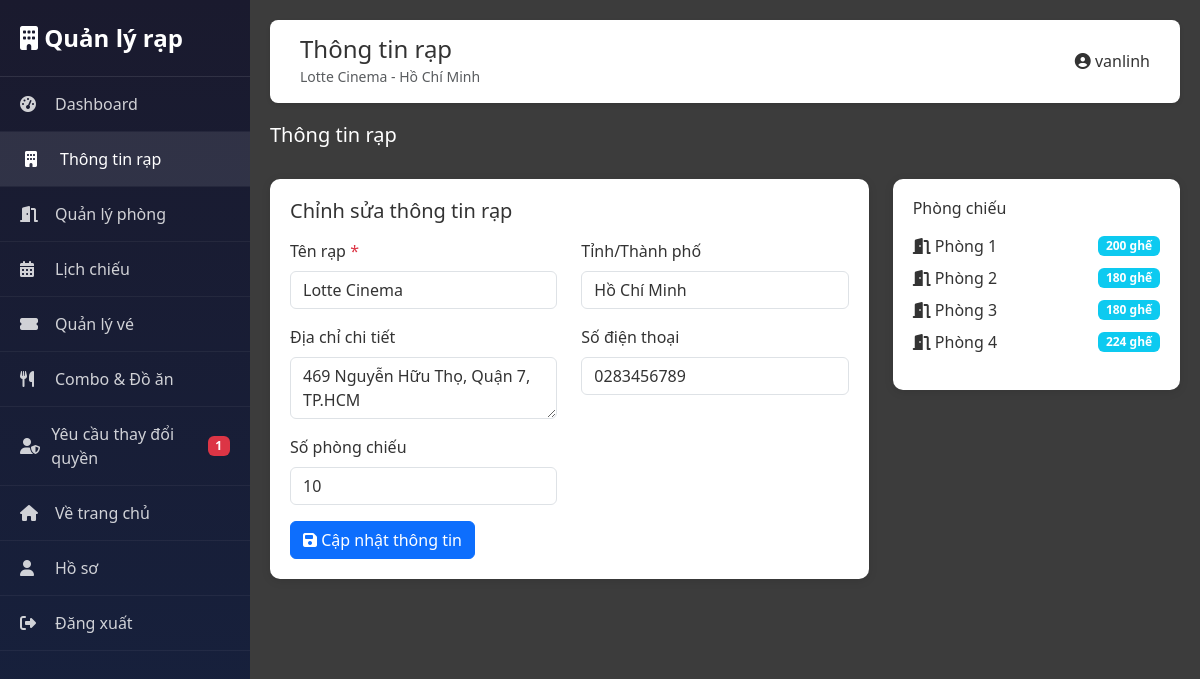
The page /?route=moderator/theater (signed in) on the database its author committed.
### tables this page shows
CREATE TABLE `theaters` (
  `id` int(11) NOT NULL,
  `name` varchar(150) NOT NULL,
  `location` varchar(255) DEFAULT NULL,
  `phone` varchar(20) DEFAULT NULL,
  `created_at` timestamp NOT NULL DEFAULT current_timestamp(),
  `total_screens` int(11) DEFAULT 1,
  `address` text DEFAULT NULL,
  `is_active` tinyint(1) DEFAULT 1
);

CREATE TABLE `users` (
  `id` int(11) NOT NULL,
  `name` varchar(100) NOT NULL,
  `email` varchar(120) NOT NULL,
  `password` varchar(255) NOT NULL,
  `avatar` varchar(255) DEFAULT NULL,
  `birthdate` date DEFAULT NULL,
  `rank` enum('Bronze','Silver','Gold','Platinum') DEFAULT 'Bronze',
  `points` int(11) DEFAULT 0,
  `subscription_id` int(11) DEFAULT NULL,
  `status` enum('active','inactive','banned') DEFAULT 'active',
  `email_verified` tinyint(1) DEFAULT 0,
  `created_at` timestamp NOT NULL DEFAULT current_timestamp(),
  `updated_at` timestamp NOT NULL DEFAULT current_timestamp() ON UPDATE current_timestamp(),
  `role` enum('user','admin','moderator','manager') DEFAULT 'user',
  `theater_id` int(11) DEFAULT NULL,
  `is_active` tinyint(1) DEFAULT 1,
  `last_login` datetime DEFAULT NULL
);

CREATE TABLE `theater_screens` (
  `id` int(11) NOT NULL,
  `theater_id` int(11) NOT NULL,
  `screen_name` varchar(100) NOT NULL,
  `total_seats` int(11) NOT NULL,
  `seat_layout` text DEFAULT NULL,
  `seat_layout_config` text DEFAULT NULL COMMENT 'JSON config for seat layout: rows, cols, vip_rows, couple_rows, etc.',
  `screen_type` enum('2D','3D','IMAX','4DX') DEFAULT '2D',
  `is_active` tinyint(1) DEFAULT 1,
  `created_at` timestamp NOT NULL DEFAULT current_timestamp()
);

### modules/admin/ModeratorController.php (called while the page is built, shortened)
<?php
require_once __DIR__ . '/../../core/AdminMiddleware.php';
require_once __DIR__ . '/../../core/Database.php';
class ModeratorController extends Controller {
    private $theaterId;
    public function __construct() {
        $user = AdminMiddleware::checkAdmin();
        $this->theaterId = AdminMiddleware::getModeratorTheater($user['id']);
    }
    protected function moderatorView($view, $data = []) {
        extract($data);
        $current_page = $data['current_page'] ?? '';
        $title = $data['title'] ?? 'Quản lý rạp';
        $user = $data['user'] ?? AdminMiddleware::checkAdmin();
        $theaterId = $this->theaterId;
        $db = Database::getInstance();
        $theater = $db->fetch("SELECT * FROM theaters WHERE id = ?", [$theaterId]);
        require_once __DIR__ . '/views/moderator/' . $view . '.php';
        $content = ob_get_clean();
        require_once __DIR__ . '/views/moderator/layout.php';
    }
    public function theater() {
        $db = Database::getInstance();
        $user = AdminMiddleware::checkAdmin();
        $theater = $db->fetch("SELECT * FROM theaters WHERE id = ?", [$this->theaterId]);
        $screens = $db->fetchAll("
            SELECT * FROM theater_screens
            WHERE theater_id = ?
            ORDER BY screen_name
        ", [$this->theaterId]);
        $this->moderatorView('theater', [
            'user' => $user,
            'theater' => $theater,
            'screens' => $screens,
            'title' => 'Thông tin rạp',
            'current_page' => 'theater'
        ]);
    }
}

### index.php (called while the page is built, shortened)
<?php
require_once __DIR__ . '/core/UrlHelper.php';
$route = $_GET['route'] ?? 'home/index';
$parts = explode('/', $route);
$controllerMap = [
    'auth' => 'AuthController',
    'profile' => 'ProfileController',
    'moderator' => 'ModeratorController',
    'notifications' => 'NotificationController'
];
$firstPart = $parts[0];
$controllerName = null;
    if (isset($controllerMap[$firstPart])) {
    $controllerName = $controllerMap[$firstPart];
} else {
    $controllerName = ucfirst($firstPart) . 'Controller';
}
$action = '';
if (count($parts) >= 3) {
    $actionPart = $parts[2];
    $actionPart = str_replace('-', ' ', $actionPart);
    $actionPart = ucwords($actionPart);
    $actionPart = str_replace(' ', '', $actionPart);
    $action = $parts[1] . $actionPart;
} else {
    $action = $parts[1] ?? 'index';
}
try {
    $controller = new $controllerName();
    $controller->$action();
} catch (Exception $e) {
    error_log("Error in routing: " . $e->getMessage());
    error_log("Route: $route, Controller: $controllerName, Action: $action");
    error_log("Stack trace: " . $e->getTraceAsString());
    if ($controllerName !== 'HomeController') {
        $controllerName = 'HomeController';
        $controller = new $controllerName();
        $controller->index();
    } else {
        print_r($e);
        die('Error: Controller not found');
    }
}
?>

### core/Database.php (called while the page is built, shortened)
<?php
class Database {
    private static $instance = null;
    private $pdo;
    private $host = 'localhost';
    private $port = 3306;
    private $dbname = 'cinehub';
    private $username = 'root';
    private $password = '';
    private $charset = 'utf8mb4';
    private function __construct() {
        try {
            $dsn = "mysql:host={$this->host};port={$this->port};dbname={$this->dbname};charset={$this->charset}";
            $this->pdo = new PDO($dsn, $this->username, $this->password);
            $this->pdo->setAttribute(PDO::ATTR_ERRMODE, PDO::ERRMODE_EXCEPTION);
            $this->pdo->setAttribute(PDO::ATTR_DEFAULT_FETCH_MODE, PDO::FETCH_ASSOC);
        } catch(PDOException $e) {
            die("Lỗi kết nối database: " . $e->getMessage() .
                "<br><br>Vui lòng kiểm tra:<br>" .
                "1. MySQL đã được khởi động chưa?<br>" .
                "2. Database '{$this->dbname}' đã được tạo chưa?<br>" .
                "3. Password MySQL có đúng không? (hiện tại: " . ($this->password ?: 'rỗng') . ")<br>" .
                "4. Port MySQL có đúng không? (hiện tại: {$this->port})<br>" .
                "5. Nếu cần thay đổi password hoặc port, sửa file core/Database.php");
        }
    }
    public static function getInstance() {
        if (self::$instance === null) {
            self::$instance = new self();
        }
        return self::$instance;
    }
    public function query($sql, $params = []) {
        $stmt = $this->pdo->prepare($sql);
        $stmt->execute($params);
        return $stmt;
    }
    public function fetchAll($sql, $params = []) {
        return $this->query($sql, $params)->fetchAll();
    }
    public function fetch($sql, $params = []) {
        return $this->query($sql, $params)->fetch();
    }
}
?>

### core/AdminMiddleware.php (called while the page is built, shortened)
<?php
require_once __DIR__ . '/Database.php';
require_once __DIR__ . '/../modules/user/UserModel.php';
class AdminMiddleware {
    public static function checkAdmin() {
        $userModel = new UserModel();
        $user = $userModel->getById($_SESSION['user_id']);
        return $user;
    }
    public static function isModerator($userId) {
        $userModel = new UserModel();
        $user = $userModel->getById($userId);
        if (isset($user['role']) && $user['role'] === 'moderator') {
            return true;
        }
    }
}
?>

### modules/user/UserModel.php (called while the page is built, shortened)
<?php
require_once __DIR__ . '/../../core/Database.php';
class UserModel {
    private $db;
    public function __construct() {
        $this->db = Database::getInstance();
    }
    public function getById($id) {
        $user = $this->db->fetch("SELECT * FROM users WHERE id = ?", [$id]);
        if ($user) {
            try {
                $user['roles'] = $this->getUserRoles($id);
            } catch (Exception $e) {
                $user['roles'] = [];
            }
        }
        return $user;
    }
    public function getUserRoles($userId) {
        try {
            return $this->db->fetchAll("
                SELECT r.* FROM roles r
                JOIN user_roles ur ON r.id = ur.role_id
                WHERE ur.user_id = ?
            ", [$userId]);
        } catch (Exception $e) {
            return [];
        }
    }
}
?>

### core/UrlHelper.php (called while the page is built, shortened)
<?php
class UrlHelper {
    private static $baseUrl = null;
    public static function getBaseUrl() {
        $configFile = __DIR__ . '/../config.php';
        if (defined('PUBLIC_BASE_URL') && defined('AUTO_DETECT_PUBLIC_URL') && !AUTO_DETECT_PUBLIC_URL) {
            $appPath = defined('APP_PATH') ? APP_PATH : '/DuAn1';
            if (strpos(PUBLIC_BASE_URL, $appPath) !== false) {
                self::$baseUrl = rtrim(PUBLIC_BASE_URL, '/');
            } else {
                self::$baseUrl = rtrim(PUBLIC_BASE_URL, '/') . $appPath;
            }
            return self::$baseUrl;
        }
        $protocol = (isset($_SERVER['HTTPS']) && $_SERVER['HTTPS'] === 'on' ||
                     (isset($_SERVER['HTTP_X_FORWARDED_PROTO']) && $_SERVER['HTTP_X_FORWARDED_PROTO'] === 'https'))
                    ? "https" : "http";
        $host = $_SERVER['HTTP_HOST'] ?? 'localhost';
        $scriptName = $_SERVER['SCRIPT_NAME'] ?? '/index.php';
        $appPath = dirname($scriptName);
        self::$baseUrl = $protocol . "://" . $host . $appPath;
        return self::$baseUrl;
    }
}

### modules/admin/views/moderator/theater.php (the view)
<div class="d-flex justify-content-between align-items-center mb-4">
    <h5>Thông tin rạp</h5>
</div>
<div class="row">
    <div class="col-md-8">
        <div class="stat-card">
            <h5 class="mb-3">Chỉnh sửa thông tin rạp</h5>
            <form method="POST" action="?route=moderator/theaterUpdate">
                <div class="row">
                    <div class="col-md-6 mb-3">
                        <label for="name" class="form-label">Tên rạp <span class="text-danger">*</span></label>
                        <input type="text" class="form-control" id="name" name="name" value="<?php echo htmlspecialchars($theater['name']); ?>" required>
                    </div>
                    <div class="col-md-6 mb-3">
                        <label for="location" class="form-label">Tỉnh/Thành phố</label>
                        <input type="text" class="form-control" id="location" name="location" value="<?php echo htmlspecialchars($theater['location'] ?? ''); ?>" placeholder="VD: Hà Nội, TP.HCM">
                    </div>
                    <div class="col-md-6 mb-3">
                        <label for="address" class="form-label">Địa chỉ chi tiết</label>
                        <textarea class="form-control" id="address" name="address" rows="2" placeholder="VD: 72 Lê Thánh Tôn, Hoàn Kiếm, Hà Nội"><?php echo htmlspecialchars($theater['address'] ?? ''); ?></textarea>
                    </div>
                    <div class="col-md-6 mb-3">
                        <label for="phone" class="form-label">Số điện thoại</label>
                        <input type="text" class="form-control" id="phone" name="phone" value="<?php echo htmlspecialchars($theater['phone'] ?? ''); ?>" placeholder="VD: 0241234567">
                    </div>
                    <div class="col-md-6 mb-3">
                        <label for="total_screens" class="form-label">Số phòng chiếu</label>
                        <input type="number" class="form-control" id="total_screens" name="total_screens" value="<?php echo $theater['total_screens']; ?>" min="1" required>
                    </div>
                </div>
                <button type="submit" class="btn btn-primary">
                    <i class="fas fa-save"></i> Cập nhật thông tin
                </button>
            </form>
        </div>
    </div>
    <div class="col-md-4">
        <div class="stat-card">
            <h6 class="mb-3">Phòng chiếu</h6>
            <?php if (empty($screens)): ?>
                <p class="text-muted">Chưa có phòng chiếu nào</p>
            <?php else: ?>
                <ul class="list-unstyled">
                    <?php foreach ($screens as $screen): ?>
                        <li class="mb-2">
                            <div class="d-flex justify-content-between align-items-center">
                                <span>
                                    <i class="fas fa-door-open"></i> <?php echo htmlspecialchars($screen['screen_name']); ?>
                                </span>
                                <span class="badge bg-info"><?php echo $screen['total_seats']; ?> ghế</span>
                            </div>
                        </li>
                    <?php endforeach; ?>
                </ul>
            <?php endif; ?>
        </div>
    </div>
</div>

### modules/admin/views/moderator/layout.php (shortened to what this page needs)
<!DOCTYPE html>
<html lang="vi">
<head>
    <link href="https://cdn.jsdelivr.net/npm/bootstrap@5.3.0/dist/css/bootstrap.min.css" rel="stylesheet">
    <link rel="stylesheet" href="https://cdnjs.cloudflare.com/ajax/libs/font-awesome/6.4.0/css/all.min.css">
    <?php
    $baseUrl = UrlHelper::getBaseUrl();
    ?>
    <link rel="stylesheet" href="<?php echo htmlspecialchars($baseUrl); ?>/style.css?v=<?php echo time(); ?>">
</head>
<body>
    <div class="moderator-sidebar">
        <div class="sidebar-brand">
            <i class="fas fa-building"></i> Quản lý rạp
        </div>
        <ul class="sidebar-menu">
            <li><a href="?route=moderator/index" class="<?php echo ($current_page ?? '') === 'dashboard' ? 'active' : ''; ?>">
                <i class="fas fa-tachometer-alt"></i> Dashboard
            </a></li>
            <li><a href="?route=moderator/theater" class="<?php echo ($current_page ?? '') === 'theater' ? 'active' : ''; ?>">
                <i class="fas fa-building"></i> Thông tin rạp
            </a></li>
            <li><a href="?route=moderator/screens" class="<?php echo ($current_page ?? '') === 'screens' ? 'active' : ''; ?>">
                <i class="fas fa-door-open"></i> Quản lý phòng
            </a></li>
            <li><a href="?route=moderator/showtimes" class="<?php echo ($current_page ?? '') === 'showtimes' ? 'active' : ''; ?>">
                <i class="fas fa-calendar-alt"></i> Lịch chiếu
            </a></li>
            <li><a href="?route=moderator/tickets" class="<?php echo ($current_page ?? '') === 'tickets' ? 'active' : ''; ?>">
                <i class="fas fa-ticket-alt"></i> Quản lý vé
            </a></li>
            <li><a href="?route=moderator/foodItems" class="<?php echo ($current_page ?? '') === 'food_items' ? 'active' : ''; ?>">
                <i class="fas fa-utensils"></i> Combo & Đồ ăn
            </a></li>
            <li><a href="?route=moderator/permissionRequests" class="<?php echo ($current_page ?? '') === 'permission_requests' ? 'active' : ''; ?>">
                <i class="fas fa-user-shield"></i> Yêu cầu thay đổi quyền
                <?php
                try {
                    $db = Database::getInstance();
                    $pendingCount = $db->fetch("
                        SELECT COUNT(*) as count
                        FROM moderator_permission_requests
                        WHERE theater_id = ? AND status = 'pending'
                    ", [$theaterId])['count'] ?? 0;
                    if ($pendingCount > 0):
                ?>
                    <span class="badge bg-danger ms-2"><?php echo $pendingCount; ?></span>
                <?php endif; } catch (Exception $e) {} ?>
            </a></li>
            <li><a href="http://localhost/DuAn1/">
                <i class="fas fa-home"></i> Về trang chủ
            </a></li>
            <li><a href="?route=profile/index">
                <i class="fas fa-user"></i> Hồ sơ
            </a></li>
            <li><a href="?route=auth/logout">
                <i class="fas fa-sign-out-alt"></i> Đăng xuất
            </a></li>
        </ul>
    </div>
    <div class="moderator-main">
        <div class="moderator-header">
            <div class="d-flex justify-content-between align-items-center">
                <div>
                    <h4 class="mb-0"><?php echo $title ?? 'Quản lý rạp'; ?></h4>
                    <?php if (isset($theater)): ?>
                        <small class="text-muted"><?php echo htmlspecialchars($theater['name']); ?> - <?php echo htmlspecialchars($theater['location'] ?? ''); ?></small>
                    <?php endif; ?>
                </div>
                <div class="d-flex align-items-center gap-3">
                    <span><i class="fas fa-user-circle"></i> <?php echo htmlspecialchars($user['name'] ?? 'Moderator'); ?></span>
                </div>
            </div>
        </div>
        <?php echo $content; ?>
    </div>
</body>
</html>

### rows shown on the page
theaters: name "Lotte Cinema", location "Hồ Chí Minh", address "469 Nguyễn Hữu Thọ, Quận 7, TP.HCM", phone "0283456789", total_screens "10"
users: name "vanlinh"
theater_screens: screen_name "Phòng 1", total_seats "200"
theater_screens: screen_name "Phòng 2", total_seats "180"
theater_screens: screen_name "Phòng 3", total_seats "180"
theater_screens: screen_name "Phòng 4", total_seats "224"

### other values the page prints
$pendingCount "1"
$title "Thông tin rạp"
